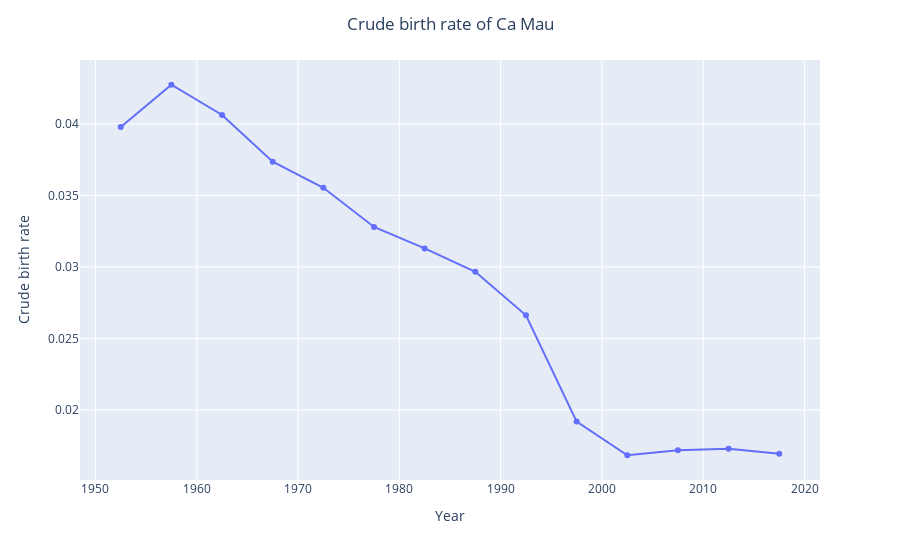

The notebook cell saved with this chart:
### Markdown cell above
### Birth rate

### Code cell
birth_rates, years = inputs.get_crude_birth_rate("VNM")
birth_rates = [b / 1000.0 for b in birth_rates]  # Birth rates are provided / 1000 population
birth_rates_series = pd.Series(birth_rates, index=years)
br_fig= px.line(birth_rates_series)
br_fig.update_traces(mode='markers+lines')
br_fig.update_layout(
    title="Crude birth rate of Ca Mau",
    title_x=0.5,
    xaxis_title="Year",
    yaxis_title="Crude birth rate",
    showlegend=False,
)

### Figure 1 — Plotly figure (JSON) as saved in the notebook; plotly's stock layout.template omitted (floating-point values rounded to 4 significant figures)
{"data": [{"hovertemplate": "variable=0<br>mean_year=%{x}<br>value=%{y}<extra></extra>", "legendgroup": "0", "line": {"color": "#636efa", "dash": "solid"}, "marker": {"symbol": "circle"}, "mode": "markers+lines", "name": "0", "orientation": "v", "showlegend": true, "type": "scatter", "x": [1952.0, 1958.0, 1962.0, 1968.0, 1972.0, 1978.0, 1982.0, 1988.0, 1992.0, 1998.0, 2002.0, 2008.0, 2012.0, 2018.0], "xaxis": "x", "y": [0.03978, 0.04273, 0.04062, 0.03736, 0.03553, 0.03279, 0.03129, 0.02966, 0.02661, 0.01919, 0.01683, 0.01718, 0.01728, 0.01695], "yaxis": "y"}], "layout": {"legend": {"title": {"text": "variable"}, "tracegroupgap": 0}, "margin": {"t": 60}, "showlegend": false, "title": {"text": "Crude birth rate of Ca Mau", "x": 0.5}, "xaxis": {"anchor": "y", "domain": [0, 1], "title": {"text": "Year"}}, "yaxis": {"anchor": "x", "domain": [0, 1], "title": {"text": "Crude birth rate"}}}}
